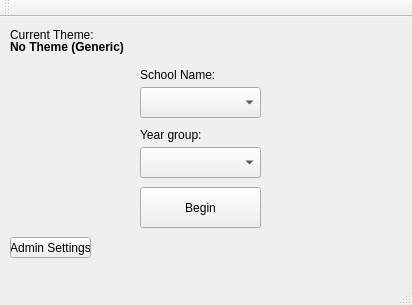
<?xml version="1.0" encoding="UTF-8"?>
<ui version="4.0">
 <class>MainWindow</class>
 <widget class="QMainWindow" name="MainWindow">
  <property name="geometry">
   <rect>
    <x>0</x>
    <y>0</y>
    <width>412</width>
    <height>305</height>
   </rect>
  </property>
  <property name="windowTitle">
   <string>MainWindow</string>
  </property>
  <widget class="QWidget" name="centralWidget">
   <widget class="QPushButton" name="buttonBegin">
    <property name="enabled">
     <bool>true</bool>
    </property>
    <property name="geometry">
     <rect>
      <x>140</x>
      <y>170</y>
      <width>121</width>
      <height>41</height>
     </rect>
    </property>
    <property name="text">
     <string>Begin</string>
    </property>
   </widget>
   <widget class="QComboBox" name="comboSchoolName">
    <property name="geometry">
     <rect>
      <x>140</x>
      <y>70</y>
      <width>121</width>
      <height>31</height>
     </rect>
    </property>
    <property name="mouseTracking">
     <bool>false</bool>
    </property>
   </widget>
   <widget class="QComboBox" name="comboSchoolYear">
    <property name="geometry">
     <rect>
      <x>140</x>
      <y>130</y>
      <width>121</width>
      <height>31</height>
     </rect>
    </property>
   </widget>
   <widget class="QPushButton" name="buttonAdmin">
    <property name="geometry">
     <rect>
      <x>10</x>
      <y>220</y>
      <width>81</width>
      <height>21</height>
     </rect>
    </property>
    <property name="text">
     <string>Admin Settings</string>
    </property>
   </widget>
   <widget class="QLabel" name="label">
    <property name="geometry">
     <rect>
      <x>10</x>
      <y>10</y>
      <width>101</width>
      <height>16</height>
     </rect>
    </property>
    <property name="text">
     <string>Current Theme:</string>
    </property>
   </widget>
   <widget class="QLabel" name="label_2">
    <property name="geometry">
     <rect>
      <x>10</x>
      <y>20</y>
      <width>121</width>
      <height>20</height>
     </rect>
    </property>
    <property name="text">
     <string>&lt;html&gt;&lt;head/&gt;&lt;body&gt;&lt;p&gt;&lt;span style=&quot; font-weight:600;&quot;&gt;No Theme (Generic)&lt;/span&gt;&lt;/p&gt;&lt;/body&gt;&lt;/html&gt;</string>
    </property>
   </widget>
   <widget class="QLabel" name="label_3">
    <property name="geometry">
     <rect>
      <x>140</x>
      <y>110</y>
      <width>121</width>
      <height>16</height>
     </rect>
    </property>
    <property name="text">
     <string>Year group:</string>
    </property>
   </widget>
   <widget class="QLabel" name="label_4">
    <property name="geometry">
     <rect>
      <x>140</x>
      <y>50</y>
      <width>121</width>
      <height>16</height>
     </rect>
    </property>
    <property name="text">
     <string>School Name:</string>
    </property>
   </widget>
  </widget>
  <widget class="QMenuBar" name="menuBar">
   <property name="geometry">
    <rect>
     <x>0</x>
     <y>0</y>
     <width>412</width>
     <height>21</height>
    </rect>
   </property>
  </widget>
  <widget class="QToolBar" name="mainToolBar">
   <attribute name="toolBarArea">
    <enum>TopToolBarArea</enum>
   </attribute>
   <attribute name="toolBarBreak">
    <bool>false</bool>
   </attribute>
  </widget>
  <widget class="QStatusBar" name="statusBar"/>
 </widget>
 <layoutdefault spacing="6" margin="11"/>
 <resources/>
 <connections/>
</ui>
